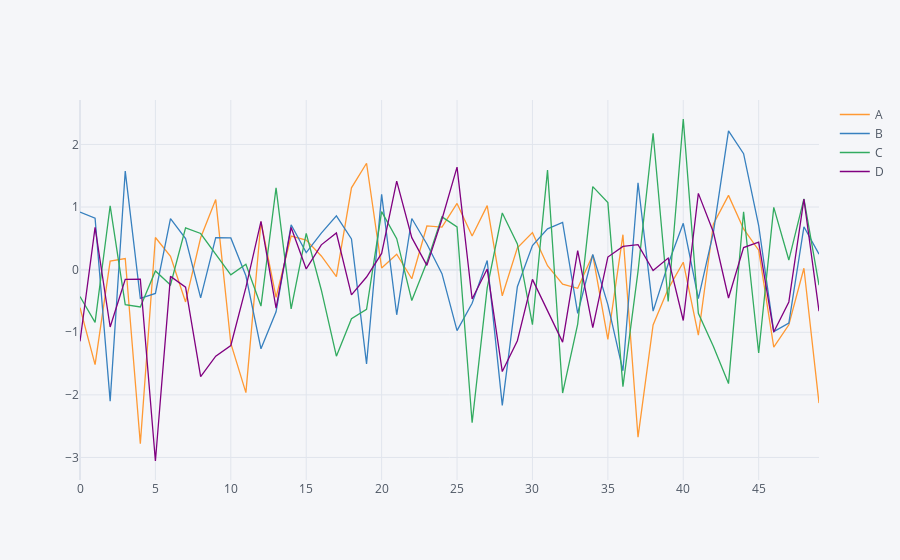

The notebook cell saved with this chart:
### Markdown cell above
## basics

### Code cell
arr_1 = np.random.randn(50, 4)
df_1 = pd.DataFrame(arr_1, columns=['A','B','C','D'])
df_1.head()
df_1.iplot()
